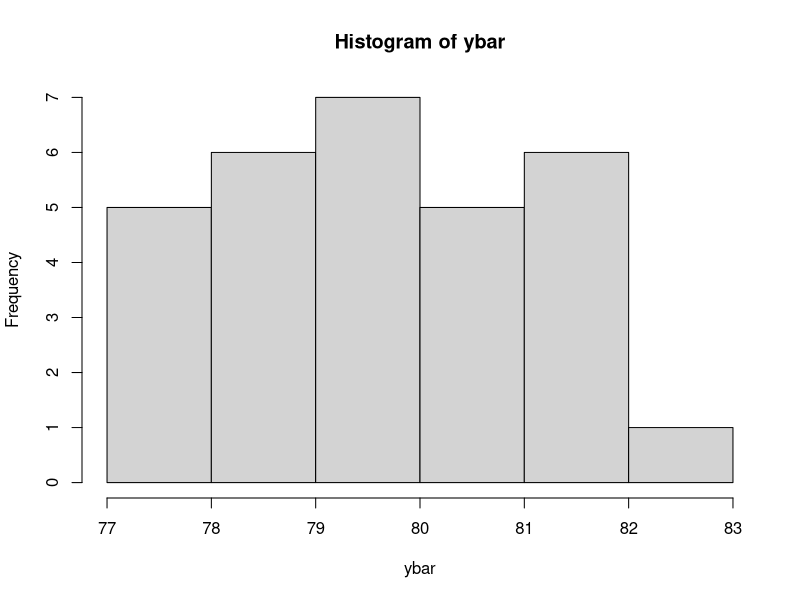
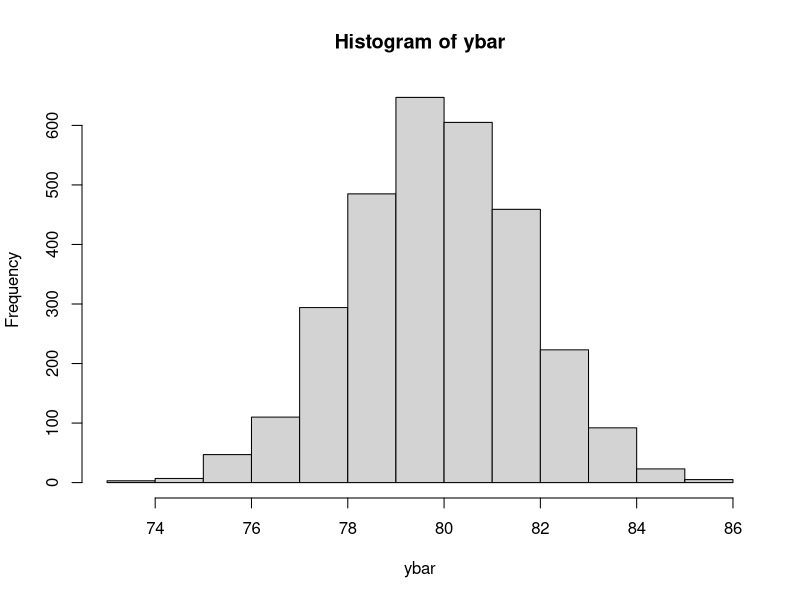
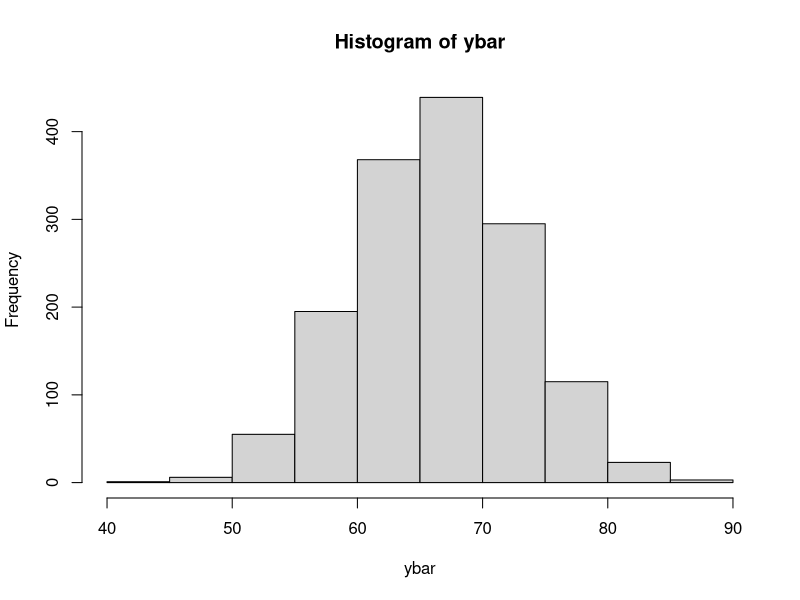
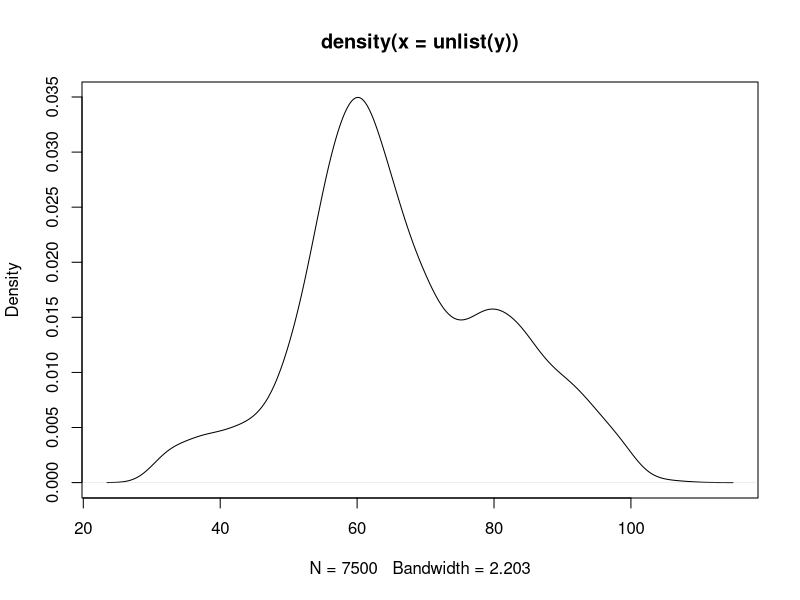
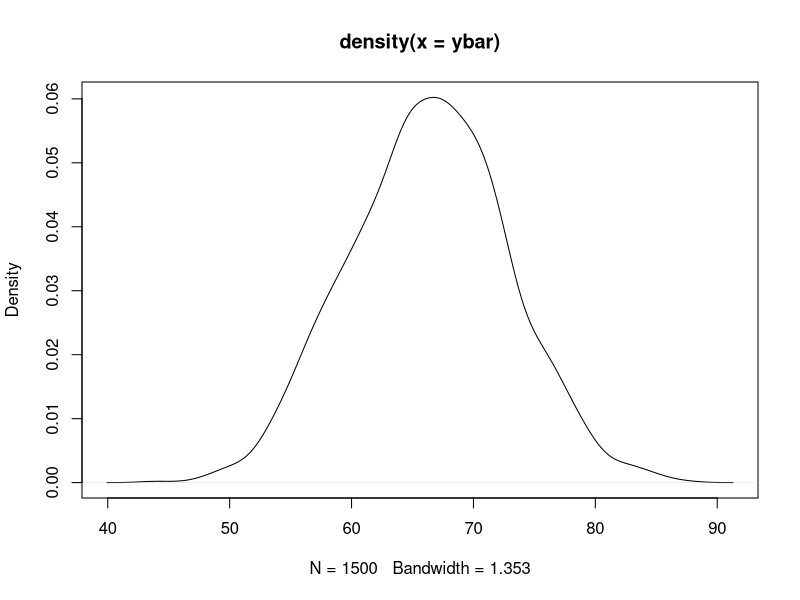
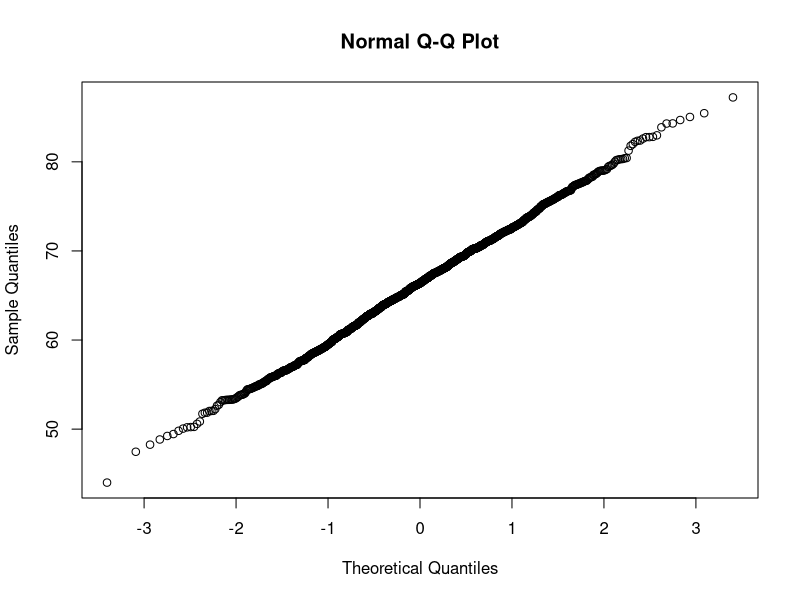
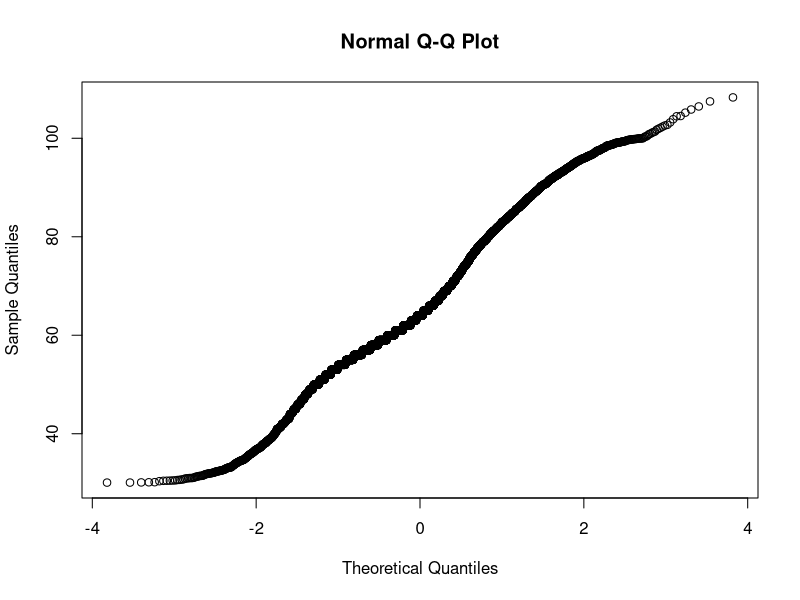
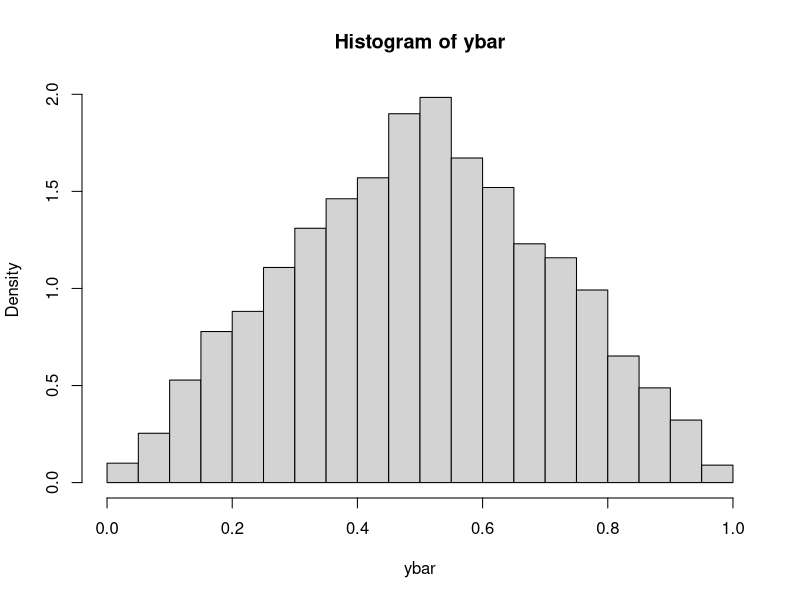

These figures' R source, in order:
## File: centrallimit.R
## Author: John Rothfels (rothfels)
## Description: Central Limit Theorem
## ----------------------------------

## Consider I.I.D. random variables X = X1, X2, ... where Xi has
## distribution F with E[Xi] = mu and Var(Xi) = sigma^2

## Then (sum(X) - mu) / (sigma * sqrt(n)) -> N(0, 1) as n -> Inf, where
## n = length(X).

## More intuitively, let xbar = mean(X), then xbar ~ N(mu, sigma^2 / n)
## as n -> Inf

## From the example shown in lecture, start with 150 midterm scores,
## X1, X2, ..., X150. E[Xi] = 78.0, Var(Xi) = 601.2
##
## We create 30 distoint samples of size n = 5, so Y1 = {X1, X2, ..., X5},
## Y2 = {X6, X7, ..., X10}, Yi = {X5i-4, X5i-2, ..., X5i}.

## How is Xi distributed? We don't know. But does it matter?

## Let's generate 150 midterm scores. Max score = 100.

y <- lapply(1:30, function(i) rbinom(5, 100, .8))
ybar <- sapply(y, function(i) mean(i))
ybarbar <- mean(ybar)
var(ybar)                # compare to 100 * .8 * (1 - .8) / 5
hist(ybar)

## Let's see this with 15000 midterm scores.

y <- lapply(1:3000, function(i) rbinom(5, 100, .8))
ybar <- sapply(y, function(i) mean(i))
ybarbar <- mean(ybar)
var(ybar)
hist(ybar)

## What does this all mean? Think about it this way:
## 15000 is the number of people that take an AP test and y is their scores.
##
## For a random subset of 5 people (i.e. a very small classroom), what is
## the probability that they will have a class AP average significantly
## above the mean? Not that small, because the variance of the distribution
## of ybar is reasonably large.
##
## For a random subset of 50 people (i.e. a normal sized classroom), what
## is the probability that they will have a class AP average significantly
## above the mean? Much smaller.

## Let's do a strange example that demonstrates the power of the central
## limit theorem.

## We assumed that student scores on an exam are binomially distributed.
## What if it were something completely different?

GenerateMidtermScores <- function(n) {
  ## Generates n random midterm scores from an unknown distribution.

  options <- c(function() rnorm(1 ,mean = 80, sd = 9),
               function() runif(1, min = 30, max = 100),
               function() rpois(1, 60),
               function() rbinom(1, 100, .6))

  sapply(1:n, function(i) {
    options[[sample(1:4, 1)]]()
  })
}

y <- lapply(1:1500, function(i) GenerateMidtermScores(5))
ybar <- sapply(y, function(i) mean(i))
mean(unlist(y))
mean(ybar)
hist(ybar)

plot(density(unlist(y)))
plot(density(ybar))

## The following plots graphically show how "normal" a sample is. The more
## straight the line, the more normal the distribution.
qqnorm(ybar)
qqnorm(unlist(y))


## We can easilly predict the effect of sample size on the results we get
## from the central limit theorem.

y <- lapply(1:10000, function(i) runif(2))
ybar <- sapply(y, function(i) mean(i))
hist(ybar, freq = FALSE, xlim = range(0, 1))

y <- lapply(1:10000, function(i) runif(4))
ybar <- sapply(y, function(i) mean(i))
hist(ybar, freq = FALSE, xlim = range(0, 1))

y <- lapply(1:10000, function(i) runif(8))
ybar <- sapply(y, function(i) mean(i))
hist(ybar, freq = FALSE, xlim = range(0, 1))

y <- lapply(1:10000, function(i) runif(16))
ybar <- sapply(y, function(i) mean(i))
hist(ybar, freq = FALSE, xlim = range(0, 1))

y <- lapply(1:10000, function(i) runif(32))
ybar <- sapply(y, function(i) mean(i))
hist(ybar, freq = FALSE, xlim = range(0, 1))

y <- lapply(1:10000, function(i) runif(64))
ybar <- sapply(y, function(i) mean(i))
hist(ybar, freq = FALSE, xlim = range(0, 1))



## If X is a Poisson variable with parameter lambda, and
## Z = (X - lambda) / sqrt(lambda), then Z is approximately standard normal,
## and the approximation improves as lambda gets large.

## Can we get a visual aid for how "normal" a random variable is? It will
## help to know the definition of a "quantile".

pnorm(2)           # X ~ N(0,1), P(X < 2) = 0.9772499
qnorm(.9772499)

## So a n% "quantile" is the value at which the probability that a random
## variable is less than the value is n%. The 50% quantile is known as the
## median.

## One purpose of calculating the empirical cumulative distribution function
## if to see whether data can be assumed normally distributed. For a better
## assessment, you might plot the kth smallest observation against the
## expected value of the kth smallest observation out of n in a standard
## normal distribution. The point is that in this way you would expect to
## obtain a straight line if data come from a normal distribution with any
## mean and standard deviation. Creating such a plot is slightly complicated,
## but R has a built in function to do it for you. :)

qqnorm(rnorm(100))
qqnorm(rnorm(1000))
qqnorm(rnorm(1000, mean = 10, sd = 1000))

qqnorm(runif(1000))
qqnorm(rexp(1000))

## Didn't we say earlier that binomial was normal-ish?

qqnorm(rbinom(1000, 100, .5))

# So where does this get us?

z <- (rpois(1000, 10) - 10) / sqrt(10)
qqnorm(z)

z <- (rpois(1000, 200) - 200) / sqrt(200)
qqnorm(z)

